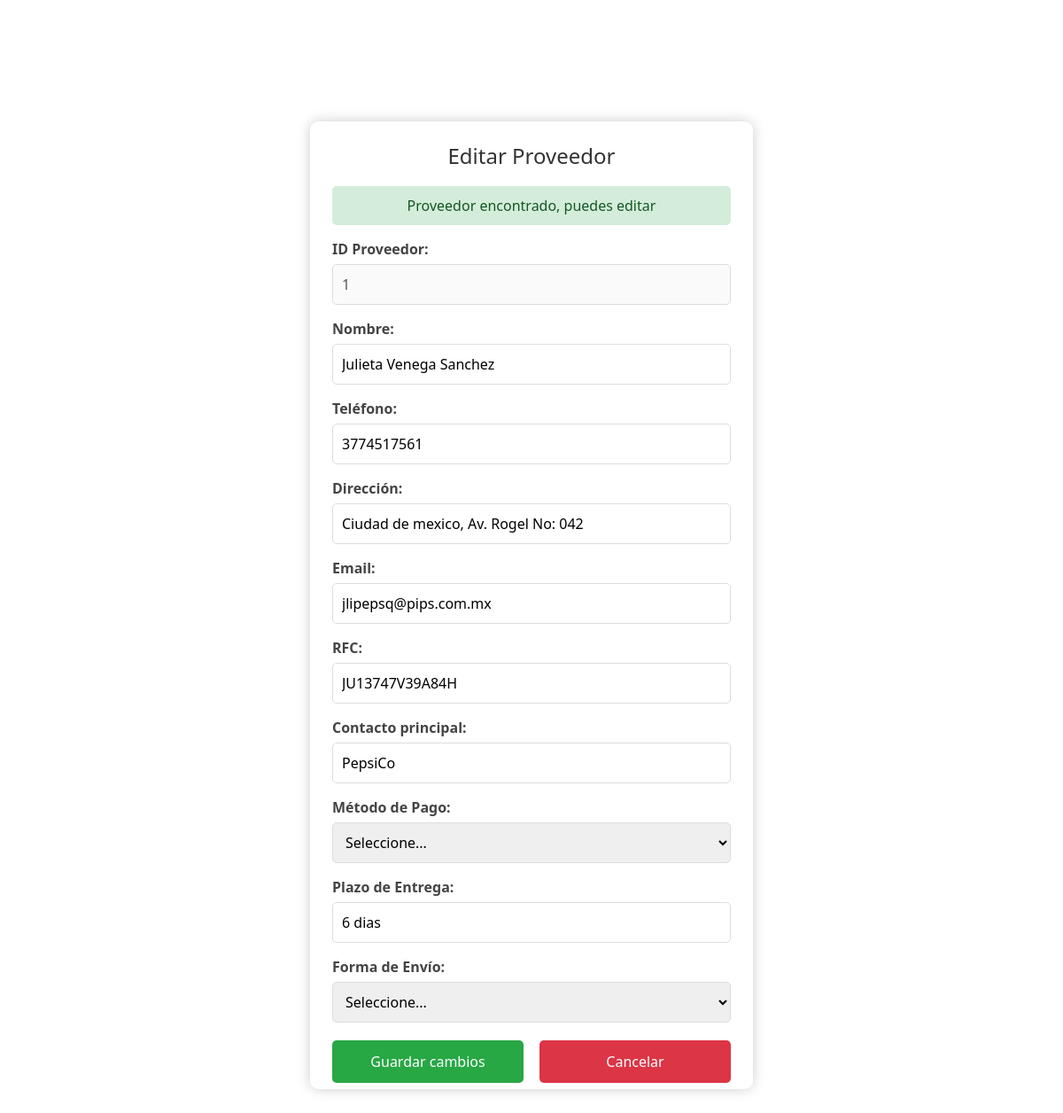
The app's page /editar_proveedor.php?busqueda=Julieta Venega Sanchez  (signed in) with its own data.
### tables this page shows
CREATE TABLE `proveedor` (
  `ID Proveedor` int(4) NOT NULL,
  `Nombre` varchar(50) NOT NULL,
  `Telefono` varchar(10) NOT NULL,
  `Direccion` varchar(50) NOT NULL,
  `Email` varchar(100) NOT NULL,
  `RFC` varchar(14) NOT NULL,
  `Contacto principal` varchar(10) NOT NULL,
  `Metodo Pago` varchar(30) NOT NULL,
  `Plazo Entrega` varchar(30) NOT NULL,
  `Forma Envio` varchar(30) NOT NULL
);

### editar_proveedor.php (the view, shortened to what this page needs)
<?php
$conn = new mysqli('localhost', 'root', '', 'refaccionaria_servipartes');
$busqueda = $_GET['busqueda'] ?? '';
$proveedor = null;
if ($busqueda) {
    $query = "SELECT * FROM proveedor WHERE `ID Proveedor` = ? OR `Nombre` LIKE ?";
    $stmt = $conn->prepare($query);
    $busquedaLike = "%$busqueda%";
    $stmt->bind_param("is", $busqueda, $busquedaLike);
    $stmt->execute();
    $result = $stmt->get_result();
    if ($result->num_rows > 0) {
        $proveedor = $result->fetch_assoc();
    }
}
?>
<!DOCTYPE html>
<html lang="es">
<head>
    <link href="https://cdn.jsdelivr.net/npm/bootstrap@5.3.0/dist/css/bootstrap.min.css" rel="stylesheet">
</head>
<body>
    <div class="form-container">
        <h1>Editar Proveedor</h1>
        <?php if ($proveedor): ?>
            <div class="status-message success">
                Proveedor encontrado, puedes editar
            </div>
            <form method="post">
                <div class="form-group">
                    <label for="id_proveedor">ID Proveedor:</label>
                    <input type="text" id="id_proveedor" value="<?php echo $proveedor['ID Proveedor']; ?>" disabled>
                </div>
                <div class="form-group">
                    <label for="nombre">Nombre:</label>
                    <input type="text" id="nombre" name="nombre" value="<?php echo htmlspecialchars($proveedor['Nombre']); ?>" maxlength="50" required>
                </div>
                <div class="form-group">
                    <label for="telefono">Teléfono:</label>
                    <input type="text" id="telefono" name="telefono" value="<?php echo htmlspecialchars($proveedor['Telefono']); ?>" maxlength="10" required>
                </div>
                <div class="form-group">
                    <label for="direccion">Dirección:</label>
                    <input type="text" id="direccion" name="direccion" value="<?php echo htmlspecialchars($proveedor['Direccion']); ?>" maxlength="50" required>
                </div>
                <div class="form-group">
                    <label for="email">Email:</label>
                    <input type="email" id="email" name="email" value="<?php echo htmlspecialchars($proveedor['Email']); ?>" maxlength="100">
                </div>
                <div class="form-group">
                    <label for="rfc">RFC:</label>
                    <input type="text" id="rfc" name="rfc" value="<?php echo htmlspecialchars($proveedor['RFC']); ?>" maxlength="14">
                </div>
                <div class="form-group">
                    <label for="contacto_principal">Contacto principal:</label>
                    <input type="text" id="contacto_principal" name="contacto_principal" value="<?php echo htmlspecialchars($proveedor['Contacto principal']); ?>" maxlength="10">
                </div>
                <div class="form-group">
                    <label for="metodo_pago">Método de Pago:</label>
                    <select id="metodo_pago" name="metodo_pago">
                        <option value="">Seleccione...</option>
                    </select>
                </div>
                <div class="form-group">
                    <label for="plazo_entrega">Plazo de Entrega:</label>
                    <input type="text" id="plazo_entrega" name="plazo_entrega" value="<?php echo htmlspecialchars($proveedor['Plazo Entrega']); ?>" maxlength="30">
                </div>
                <div class="form-group">
                    <label for="forma_envio">Forma de Envío:</label>
                    <select id="forma_envio" name="forma_envio">
                        <option value="">Seleccione...</option>
                    </select>
                </div>
                <div class="button-group">
                    <button type="submit" class="btn-guardar">Guardar cambios</button>
                    <button type="button" class="btn-cancelar" onclick="window.location.href='dashboard.php'">Cancelar</button>
                </div>
            </form>
        <?php endif; ?>
    </div>
</body>
</html>

### editar_proveedor.php (style rules this page uses)
body { margin: 0; padding: 0; height: 100vh; background: url('images/paginaprinsipalservipartes.png') no-repeat center center fixed; background-size: cover; display: flex; justify-content: center; align-items: center; }
body::before { content: ''; position: absolute; top: 0; left: 0; right: 0; bottom: 0; background: inherit; filter: blur(8px); z-index: -1; }
.form-container { background-color: rgba(255, 255, 255, 0.9); padding: 25px; border-radius: 10px; box-shadow: 0 0 15px rgba(0, 0, 0, 0.2); width: 100%; max-width: 500px; max-height: 80vh; overflow-y: auto; }
.form-container h1 { margin-bottom: 20px; font-size: 24px; color: #333; text-align: center; }
.form-group { margin-bottom: 15px; }
.form-group label { display: block; margin-bottom: 5px; font-weight: bold; color: #444; }
.form-group input, .form-group select { width: 100%; padding: 10px; border: 1px solid #ddd; border-radius: 5px; font-size: 16px; }
.button-group { display: flex; justify-content: space-between; margin-top: 20px; }
.button-group button { width: 48%; padding: 12px; border: none; border-radius: 5px; font-size: 16px; cursor: pointer; }
.btn-guardar { background-color: #28a745; color: white; }
.btn-cancelar { background-color: #dc3545; color: white; }
.status-message { margin-bottom: 15px; padding: 10px; border-radius: 5px; text-align: center; }
.success { background-color: #d4edda; color: #155724; }

### records on screen
proveedor: ID Proveedor "1", nombre "Julieta Venega Sanchez", telefono "3774517561", direccion "Ciudad de mexico, Av. Rogel No: 042", email "jlipepsq@pips.com.mx", rfc "JU13747V39A84H", contacto_principal "PepsiCo", plazo_entrega "6 dias"
